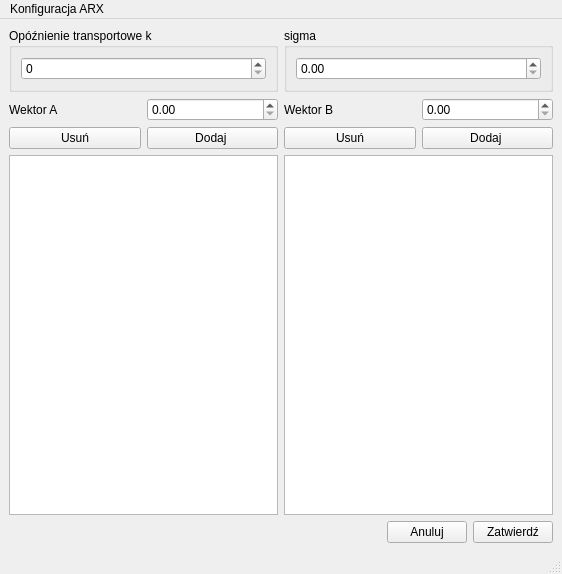
<?xml version="1.0" encoding="UTF-8"?>
<ui version="4.0">
 <class>ARXwindow</class>
 <widget class="QMainWindow" name="ARXwindow">
  <property name="geometry">
   <rect>
    <x>0</x>
    <y>0</y>
    <width>562</width>
    <height>574</height>
   </rect>
  </property>
  <property name="windowTitle">
   <string>MainWindow</string>
  </property>
  <widget class="QWidget" name="centralwidget">
   <layout class="QVBoxLayout" name="verticalLayout_7">
    <item>
     <layout class="QHBoxLayout" name="horizontalLayout_6">
      <item>
       <layout class="QVBoxLayout" name="verticalLayout_6">
        <item>
         <widget class="QGroupBox" name="groupBox_2">
          <property name="title">
           <string>Opóźnienie transportowe k</string>
          </property>
          <layout class="QVBoxLayout" name="verticalLayout_4">
           <item>
            <widget class="QSpinBox" name="spinBoxOpoznienie"/>
           </item>
          </layout>
         </widget>
        </item>
        <item>
         <layout class="QVBoxLayout" name="verticalLayout">
          <item>
           <layout class="QHBoxLayout" name="horizontalLayout">
            <item>
             <widget class="QLabel" name="label">
              <property name="text">
               <string>Wektor A</string>
              </property>
             </widget>
            </item>
            <item>
             <widget class="QDoubleSpinBox" name="SpinBox_WektorA"/>
            </item>
           </layout>
          </item>
          <item>
           <layout class="QHBoxLayout" name="horizontalLayout_2">
            <item>
             <widget class="QPushButton" name="Remove_Button_wektorA">
              <property name="text">
               <string>Usuń</string>
              </property>
             </widget>
            </item>
            <item>
             <widget class="QPushButton" name="Add_Button_wektorA">
              <property name="text">
               <string>Dodaj </string>
              </property>
             </widget>
            </item>
           </layout>
          </item>
          <item>
           <widget class="QListWidget" name="listWidget_wektorA"/>
          </item>
         </layout>
        </item>
       </layout>
      </item>
      <item>
       <layout class="QVBoxLayout" name="verticalLayout_5">
        <item>
         <widget class="QGroupBox" name="groupBox">
          <property name="title">
           <string>sigma</string>
          </property>
          <layout class="QVBoxLayout" name="verticalLayout_3">
           <item>
            <widget class="QDoubleSpinBox" name="doubleSpinBox_sigma"/>
           </item>
          </layout>
         </widget>
        </item>
        <item>
         <layout class="QVBoxLayout" name="verticalLayout_2">
          <item>
           <layout class="QHBoxLayout" name="horizontalLayout_3">
            <item>
             <widget class="QLabel" name="label_2">
              <property name="text">
               <string>Wektor B</string>
              </property>
             </widget>
            </item>
            <item>
             <widget class="QDoubleSpinBox" name="SpinBox_WektorB"/>
            </item>
           </layout>
          </item>
          <item>
           <layout class="QHBoxLayout" name="horizontalLayout_4">
            <item>
             <widget class="QPushButton" name="Remove_Button_wektorB">
              <property name="text">
               <string>Usuń</string>
              </property>
             </widget>
            </item>
            <item>
             <widget class="QPushButton" name="Add_Button_wektorB">
              <property name="text">
               <string>Dodaj </string>
              </property>
             </widget>
            </item>
           </layout>
          </item>
          <item>
           <widget class="QListWidget" name="listWidget_wektorB"/>
          </item>
         </layout>
        </item>
       </layout>
      </item>
     </layout>
    </item>
    <item>
     <layout class="QHBoxLayout" name="horizontalLayout_5">
      <item>
       <spacer name="horizontalSpacer">
        <property name="orientation">
         <enum>Qt::Orientation::Horizontal</enum>
        </property>
        <property name="sizeHint" stdset="0">
         <size>
          <width>40</width>
          <height>20</height>
         </size>
        </property>
       </spacer>
      </item>
      <item>
       <widget class="QPushButton" name="Anuluj_Button">
        <property name="text">
         <string>Anuluj</string>
        </property>
       </widget>
      </item>
      <item>
       <widget class="QPushButton" name="Zatwierdz_Button">
        <property name="text">
         <string>Zatwierdź</string>
        </property>
       </widget>
      </item>
     </layout>
    </item>
   </layout>
  </widget>
  <widget class="QMenuBar" name="menubar">
   <property name="geometry">
    <rect>
     <x>0</x>
     <y>0</y>
     <width>562</width>
     <height>21</height>
    </rect>
   </property>
   <widget class="QMenu" name="menuKonfiguracja_ARX">
    <property name="title">
     <string>Konfiguracja ARX</string>
    </property>
   </widget>
   <addaction name="menuKonfiguracja_ARX"/>
  </widget>
  <widget class="QStatusBar" name="statusbar"/>
 </widget>
 <resources/>
 <connections/>
</ui>
